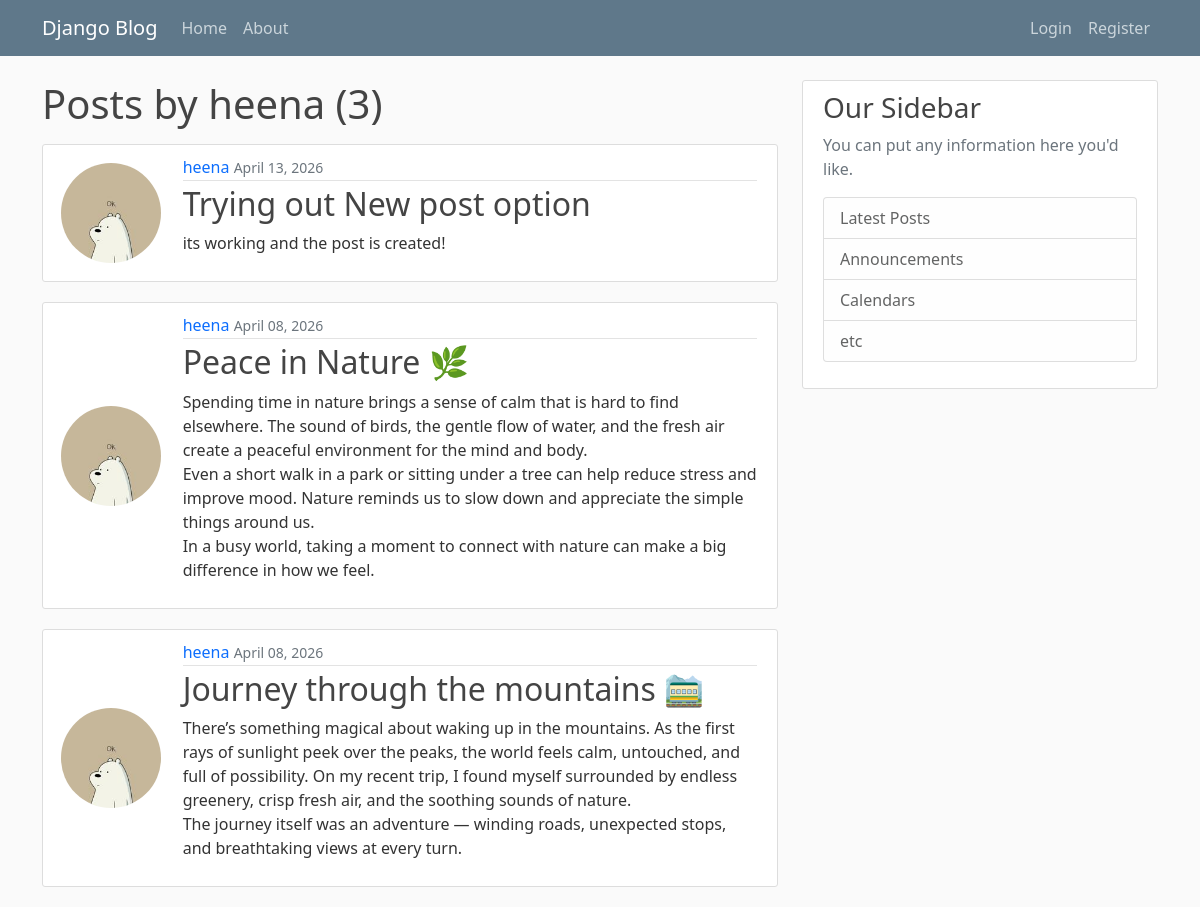
/user/heena, run on the app's committed database.
### myapp/models.py (models this page shows, shortened)
class Post(models.Model):
    title = models.CharField(max_length=200)
    content = models.TextField()
    author = models.ForeignKey(User, on_delete=models.CASCADE)
    created_at = models.DateTimeField(auto_now_add=True)

### user/models.py (models this page shows, shortened)
class Profile(models.Model):
    user = models.OneToOneField(User,on_delete=models.CASCADE)
    image = models.ImageField(default='default.jpg',upload_to='profile_pics')

### myapp/views.py (the view)
# urls.py: path('user/<str:username>', UserPostListView.as_view(), name='user-posts'),
class UserPostListView(ListView):
    model = Post
    template_name = 'blog/user_posts.html'
    context_object_name = 'posts'
    paginate_by = 5
    def get_queryset(self):
        user = get_object_or_404(User,username=self.kwargs.get('username'))
        return Post.objects.filter(author=user).order_by('-created_at')

### myapp/templates/blog/user_posts.html (shortened to what this page needs)
{% extends 'blog/base.html' %} {% block content %}
<h1 class="mb-3">
    Posts by {{ view.kwargs.username }} ({{ page_obj.paginator.count }})
</h1>
{% for post in posts %}
<article class="media content-section">
  <div class="row">
    <div class="col-md-2 d-flex align-items-center justify-content-center">
      <img
        class="rounded-circle"
        src="{{ post.author.profile.image.url }}"
        style="width: 100px; height: 100px; object-fit: cover;"
      />
    </div>
    <div class="media-body col-md-10">
      <div class="article-metadata">
        <a
          class="mr-2 text-decoration-none"
          href="{% url 'user-posts' post.author.username %}"
          >{{ post.author }}</a
        >
        <small class="text-muted">{{ post.created_at|date:"F d, Y" }}</small>
      </div>
      <h2>
        <a
          class="article-title text-decoration-none"
          href="{% url 'post-detail' post.pk %}"
          >{{ post.title }}</a
        >
      </h2>
      <p class="article-content">{{ post.content }}</p>
    </div>
  </div>
</article>
{% endfor %}  {% endblock content%}

### myapp/static/blog/main.css (style rules this page uses)
body { background: #fafafa; color: #333333; margin-top: 5rem; }
h1, h2, h3, h4, h5, h6 { color: #444444; }
.content-section { background: #ffffff; padding: 10px 20px; border: 1px solid #dddddd; border-radius: 3px; margin-bottom: 20px; }
.article-title { color: #444444; }
.article-content { white-space: pre-line; }
.article-metadata { padding-bottom: 1px; margin-bottom: 4px; border-bottom: 1px solid #e3e3e3 }

### data on the page
Post: author.profile.image (picture), author "heena", created_at "April 13, 2026", title "Trying out New post option", content "its working and the post is created!"
Post: author.profile.image (picture), author "heena", created_at "April 08, 2026", title "Peace in Nature 🌿", content "Spending time in nature brings a sense of calm that is hard to find elsewhere. The sound of birds, the gentle flow of water, and the fresh air create a peaceful environment for the mind and body. Even a short walk in a park or sitting under a tree can help reduce stress and improve mood. Nature reminds us to slow down and appreciate the simple things around us. In a busy world, taking a moment to connect with nature can make a big difference in how we feel."
Post: author.profile.image (picture), author "heena", created_at "April 08, 2026", title "Journey through the mountains 🚞", content "There’s something magical about waking up in the mountains. As the first rays of sunlight peek over the peaks, the world feels calm, untouched, and full of possibility. On my recent trip, I found myself surrounded by endless greenery, crisp fresh air, and the soothing sounds of nature. The journey itself was an adventure — winding roads, unexpected stops, and breathtaking views at every turn."

### other printed values
{{ view.kwargs.username }} "heena"
{{ page_obj.paginator.count }} "3"
